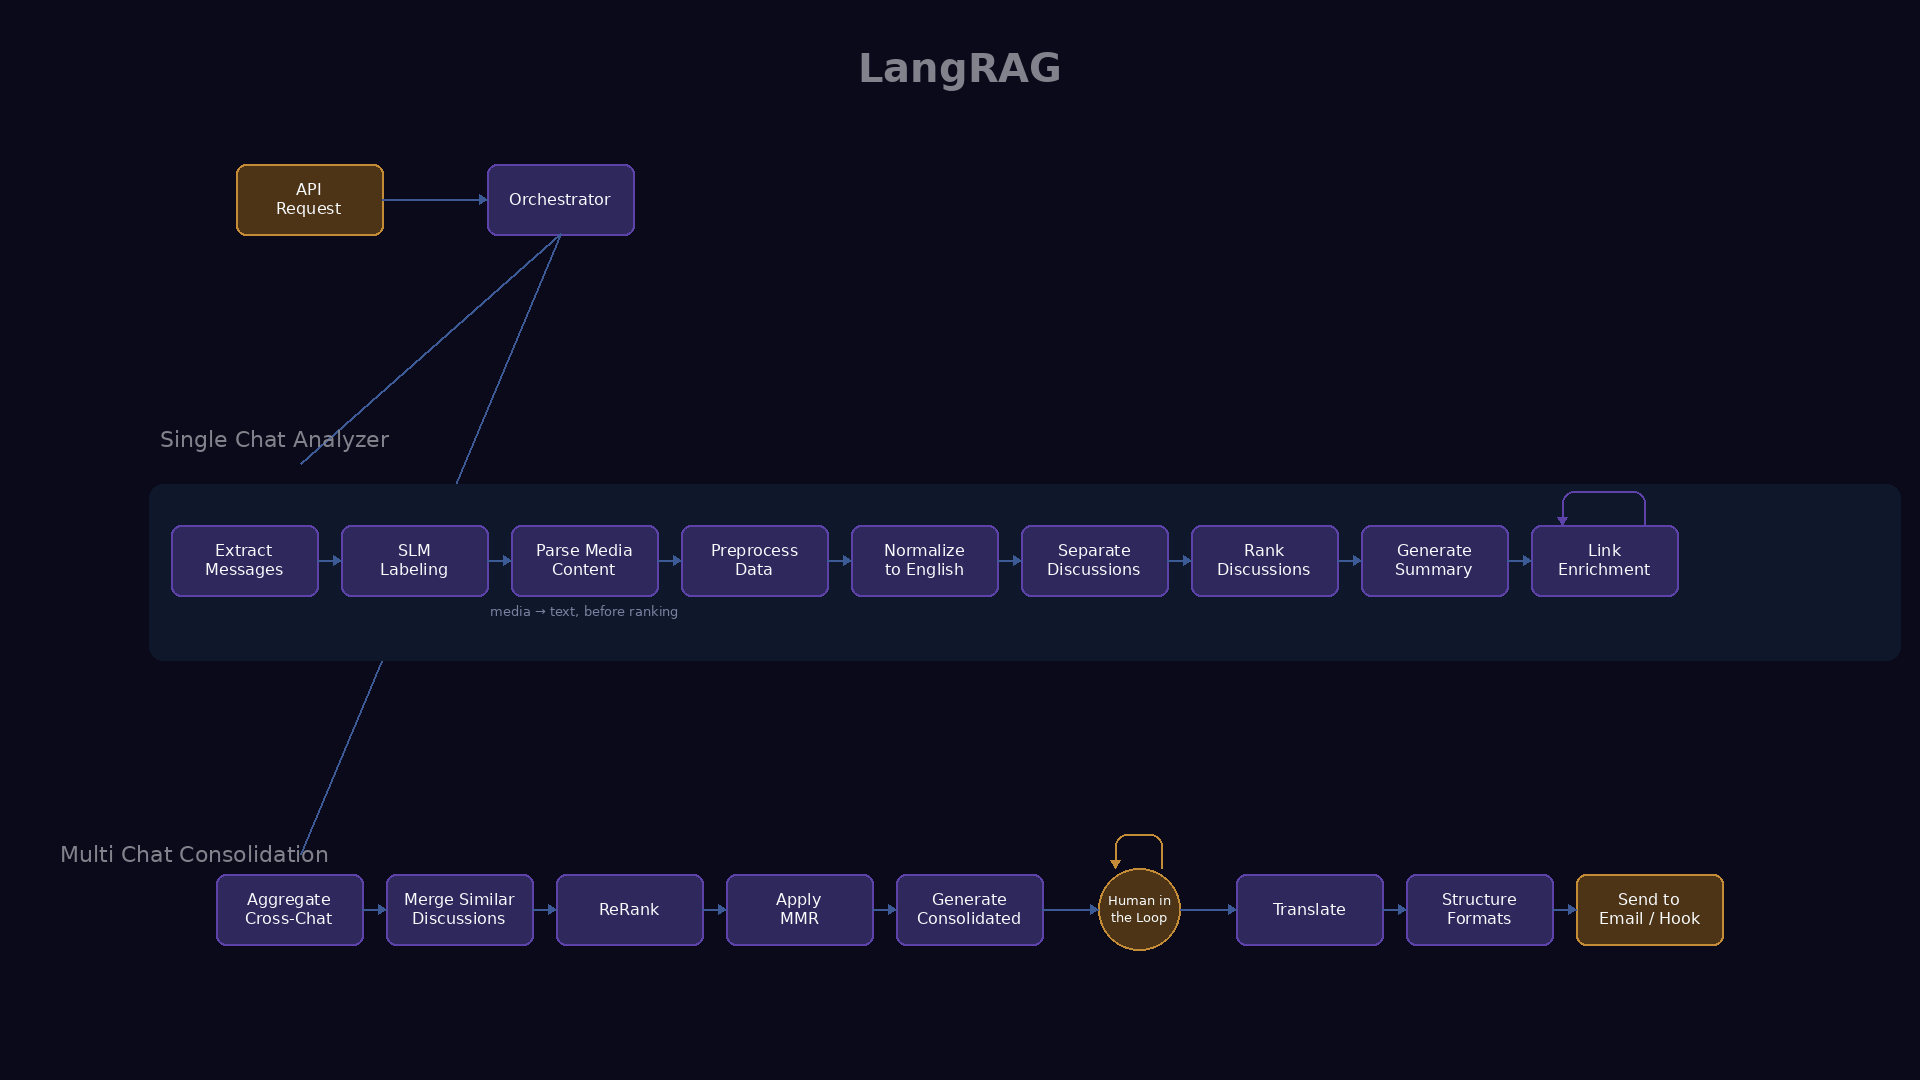

This figure's Python source:
"""
LangRAG newsletter-generation pipeline — diagram generator.

Two nodes differ from the pipeline as currently implemented in src/graphs/:
  1. "Parse Media Content" sits one node before Preprocess: the vision LLM
     transcribes each media-message and writes the parsed text back INTO the
     message stream, so it participates in ranking like any other text.
  2. There is no post-rank "Associate Images" join — with media content inlined
     at ingestion, it flows through Separate/Rank naturally and needs no join.

Renders the 1920x1080 pipeline diagram used in the project README. The animated
counterpart (pipeline_overview.gif) is built from the Motion Canvas project in
docs/figures/pipeline-animation/ and must be kept in sync with this diagram.

Run:  python docs/figures/pipeline_overview/pipeline_flow.py
Out:  docs/figures/pipeline_overview/pipeline_flow.png
"""

import os
from PIL import Image, ImageDraw, ImageFont

# ── Palette ────────────────────────────
BG = (10, 10, 26)
BAND = (15, 23, 42)
WHITE = (248, 250, 252)
TITLE = (129, 130, 139)
SECTION = (129, 130, 139)

# Two colors only, on a single axis: does a human touch this node?
#   USER  — the pipeline's human touchpoints: the request in, the review
#           step, the delivered newsletter out.
#   INTERNAL — everything the system does on its own.
USER_FILL, USER_BORDER = (77, 52, 22), (196, 140, 55)
INTERNAL_FILL, INTERNAL_BORDER = (46, 40, 93), (92, 66, 169)
ARROW = (60, 90, 150)

# ── Geometry (sampled) ──────────────────────────────────────────────────────
W, H = 1920, 1080
NODE_W, NODE_H, RADIUS = 147, 71, 10
GAP = 23
ROW1_CY = 199          # API / Orchestrator
ROW2_CY = 560          # Single Chat Analyzer
ROW3_CY = 909          # Multi Chat Consolidation
ROW2_X0 = 171          # first node left edge
BAND_TOP, BAND_BOT = 484, 660

FONT_DIR = "/usr/share/fonts/truetype/dejavu"
F_TITLE = ImageFont.truetype(f"{FONT_DIR}/DejaVuSans-Bold.ttf", 40)
F_SECTION = ImageFont.truetype(f"{FONT_DIR}/DejaVuSans.ttf", 22)
F_NODE = ImageFont.truetype(f"{FONT_DIR}/DejaVuSans.ttf", 16)
F_SMALL = ImageFont.truetype(f"{FONT_DIR}/DejaVuSans.ttf", 13)


def node(d, cx, cy, lines, fill, border, w=NODE_W, h=NODE_H, font=F_NODE):
    x0, y0 = cx - w // 2, cy - h // 2
    d.rounded_rectangle([x0, y0, x0 + w, y0 + h], radius=RADIUS,
                        fill=fill, outline=border, width=2)
    n = len(lines)
    line_h = 19
    total = n * line_h
    ty = cy - total / 2 + line_h / 2
    for ln in lines:
        d.text((cx, ty), ln, font=font, fill=WHITE, anchor="mm")
        ty += line_h


def arrow(d, x1, y1, x2, y2, color=ARROW, width=2):
    d.line([x1, y1, x2, y2], fill=color, width=width)
    # simple triangular head pointing right
    if x2 > x1:
        d.polygon([(x2, y2), (x2 - 8, y2 - 5), (x2 - 8, y2 + 5)], fill=color)


def self_loop(d, cx, top_y, color=None, w=NODE_W, h=NODE_H):
    """Rounded self-loop arc rising from a node's top edge and returning to it,
    matching the loop-back arcs on Link Enrichment / Human-in-the-Loop."""
    color = color or ARROW
    xr = cx + w * 0.28   # riser up on the right
    xl = cx - w * 0.28   # return down on the left (arrowhead lands here)
    arc_top = top_y - 34
    r = 12
    # right riser
    d.line([xr, top_y, xr, arc_top + r], fill=color, width=2)
    # top-right corner
    d.arc([xr - 2 * r, arc_top, xr, arc_top + 2 * r], 270, 360, fill=color, width=2)
    # top span
    d.line([xl + r, arc_top, xr - r, arc_top], fill=color, width=2)
    # top-left corner
    d.arc([xl, arc_top, xl + 2 * r, arc_top + 2 * r], 180, 270, fill=color, width=2)
    # left return
    d.line([xl, arc_top + r, xl, top_y - 6], fill=color, width=2)
    # arrowhead into the node top
    d.polygon([(xl, top_y), (xl - 5, top_y - 8), (xl + 5, top_y - 8)], fill=color)


def circle_node(d, cx, cy, lines, fill, border, diam=None, font=F_SMALL):
    diam = diam or NODE_H + 12
    r = diam // 2
    d.ellipse([cx - r, cy - r, cx + r, cy + r], fill=fill, outline=border, width=2)
    n = len(lines)
    line_h = 17
    ty = cy - n * line_h / 2 + line_h / 2
    for ln in lines:
        d.text((cx, ty), ln, font=font, fill=WHITE, anchor="mm")
        ty += line_h


def main():
    img = Image.new("RGB", (W, H), BG)
    d = ImageDraw.Draw(img)

    # Title
    d.text((W // 2, 68), "LangRAG", font=F_TITLE, fill=TITLE, anchor="mm")

    # ── Row 1: API -> Orchestrator ──────────────────────────────────────────
    node(d, 309, ROW1_CY, ["API", "Request"], USER_FILL, USER_BORDER)
    node(d, 560, ROW1_CY, ["Orchestrator"], INTERNAL_FILL, INTERNAL_BORDER)
    arrow(d, 309 + NODE_W // 2, ROW1_CY, 560 - NODE_W // 2, ROW1_CY)

    # Orchestrator fan-out (schematic) to both bands
    d.line([560, ROW1_CY + NODE_H // 2, 300, BAND_TOP - 20], fill=ARROW, width=2)
    d.line([560, ROW1_CY + NODE_H // 2, 300, ROW3_CY - NODE_H // 2 - 20], fill=ARROW, width=2)

    # ── Single Chat Analyzer band ───────────────────────────────────────────
    d.rounded_rectangle([149, BAND_TOP, 1900, BAND_BOT], radius=14, fill=BAND)
    d.text((160, 439), "Single Chat Analyzer", font=F_SECTION, fill=SECTION, anchor="lm")

    # 9 nodes — media content is parsed to text here, so no post-rank image join.
    # (fill, border, [lines]) — no human touches this row, so all INTERNAL
    row2 = [
        (INTERNAL_FILL, INTERNAL_BORDER, ["Extract", "Messages"]),
        (INTERNAL_FILL, INTERNAL_BORDER, ["SLM", "Labeling"]),
        (INTERNAL_FILL, INTERNAL_BORDER, ["Parse Media", "Content"]),   # vision -> inline text
        (INTERNAL_FILL, INTERNAL_BORDER, ["Preprocess", "Data"]),
        (INTERNAL_FILL, INTERNAL_BORDER, ["Normalize", "to English"]),
        (INTERNAL_FILL, INTERNAL_BORDER, ["Separate", "Discussions"]),
        (INTERNAL_FILL, INTERNAL_BORDER, ["Rank", "Discussions"]),
        (INTERNAL_FILL, INTERNAL_BORDER, ["Generate", "Summary"]),
        (INTERNAL_FILL, INTERNAL_BORDER, ["Link", "Enrichment"]),
    ]
    step = NODE_W + GAP
    centers = []
    for i, (fill, border, lines) in enumerate(row2):
        cx = ROW2_X0 + NODE_W // 2 + i * step
        centers.append(cx)
        node(d, cx, ROW2_CY, lines, fill, border)
        if i > 0:
            arrow(d, centers[i - 1] + NODE_W // 2, ROW2_CY, cx - NODE_W // 2, ROW2_CY)

    # Link Enrichment (last node) loops back on itself — iterative link resolution
    self_loop(d, centers[-1], ROW2_CY - NODE_H // 2, color=INTERNAL_BORDER)

    # annotation clarifying why this node sits before Preprocess
    d.text((centers[2], ROW2_CY + NODE_H // 2 + 16),
           "media → text, before ranking", font=F_SMALL, fill=(120, 130, 160), anchor="mm")

    # ── Multi Chat Consolidation band ───────────────────────────────────────
    d.text((60, 854), "Multi Chat Consolidation", font=F_SECTION, fill=SECTION, anchor="lm")
    # "shape" flags: "circle" renders HITL as a circle with a self-loop.
    row3 = [
        (INTERNAL_FILL, INTERNAL_BORDER, ["Aggregate", "Cross-Chat"], "rect"),
        (INTERNAL_FILL, INTERNAL_BORDER, ["Merge Similar", "Discussions"], "rect"),
        (INTERNAL_FILL, INTERNAL_BORDER, ["ReRank"], "rect"),
        (INTERNAL_FILL, INTERNAL_BORDER, ["Apply", "MMR"], "rect"),
        (INTERNAL_FILL, INTERNAL_BORDER, ["Generate", "Consolidated"], "rect"),
        (USER_FILL, USER_BORDER, ["Human in", "the Loop"], "circle"),
        (INTERNAL_FILL, INTERNAL_BORDER, ["Translate"], "rect"),
        (INTERNAL_FILL, INTERNAL_BORDER, ["Structure", "Formats"], "rect"),
        (USER_FILL, USER_BORDER, ["Send to", "Email / Hook"], "rect"),
    ]
    r3x0 = 216
    prev = None
    for i, (fill, border, lines, shape) in enumerate(row3):
        cx = r3x0 + NODE_W // 2 + i * step
        if shape == "circle":
            diam = NODE_H + 12
            circle_node(d, cx, ROW3_CY, lines, fill, border, diam=diam)
            self_loop(d, cx, ROW3_CY - diam // 2, color=USER_BORDER, w=diam)
            half = diam // 2
        else:
            node(d, cx, ROW3_CY, lines, fill, border)
            half = NODE_W // 2
        if prev is not None:
            arrow(d, prev[0] + prev[1], ROW3_CY, cx - half, ROW3_CY)
        prev = (cx, half)

    out = os.path.join(os.path.dirname(__file__), "pipeline_flow.png")
    img.save(out)
    print(f"wrote {out}")


if __name__ == "__main__":
    main()
